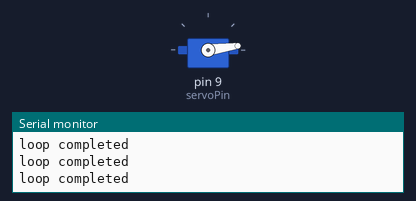
This sketch was run on a simulated Arduino Uno, built with avr-gcc and run on an emulated ATmega328P. Shown: servo, the last lines printed to the serial monitor.

Above: at 0.05 s.
At 1.4 s:
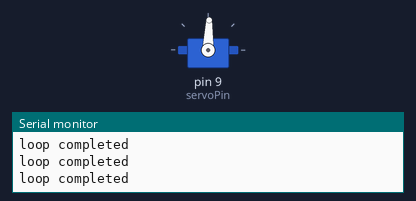
At 2.8 s:
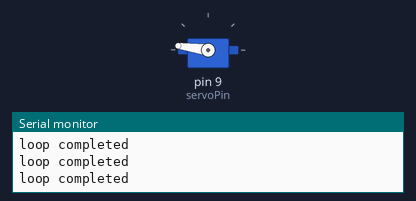
At 5.6 s:
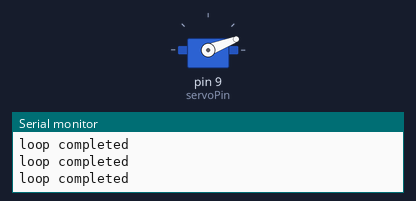
Timing chart, 0 to 7.8 s (numbered marks = the images above):
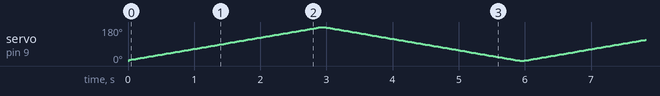

The sketch:

servoSample.ino
```cpp
/*
Benjamin Matase, AC Li, Mark (Rick) Moyer, Yash Mittal
20 February, 2016

An arduino C program used to control a robot to navigate a simulated Mars
evironment.

Servo setup:   brown-  gnd
               red  -  5v
               yellow- servoPin
*/

#include <Servo.h>

Servo myservo; // create servo object to control a servo

int servoPos = 0; // variable to store the servo position
int servoInc = 1;
int servoPin = 9; //pin to put servo output to

void setup()
{
  myservo.attach(servoPin); // attaches the servo on pin 9 to the servo object
  Serial.begin(9600);
}

void loop()
{
  if(servoPos > 180) {
    servoInc = -1;
  } else if(servoPos < 1) {
    servoInc = 1;
  }
  servoPos += servoInc;
  myservo.write(servoPos);
  Serial.println("loop completed");
}
```
